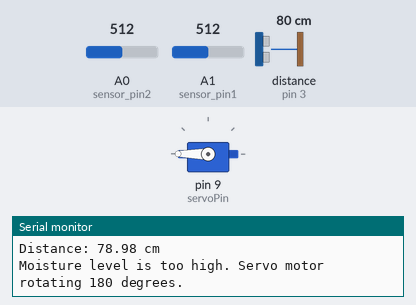
Recording of a sketch running on a simulated Arduino Uno, built with avr-gcc and run on an emulated ATmega328P. Parts: servo, the last lines printed to the serial monitor. Wiring (inferred from the names in the program): ultrasonic range finder: trigger pin 2; echo pin 3. The test bench sets the inputs (shaded band); at power-on: distance to the obstacle (sensor on pin 3) 80 cm, A0 (sensor_pin2) = 512, A1 (sensor_pin1) = 512. The echo pulse lasts 58.3 µs per cm.

Above: at 1.8 s.
1.9 s: distance to the obstacle (sensor on pin 3) set to 12 cm
3.4 s: distance to the obstacle (sensor on pin 3) set to 9 cm
At 4.5 s:
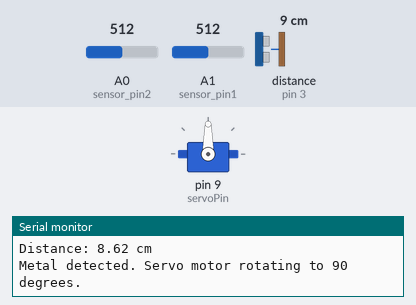
5.5 s: distance to the obstacle (sensor on pin 3) set to 18 cm
At 7.1 s:
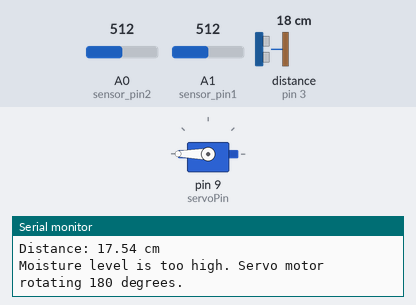
7.6 s: distance to the obstacle (sensor on pin 3) set to 2 cm
At 8.5 s:
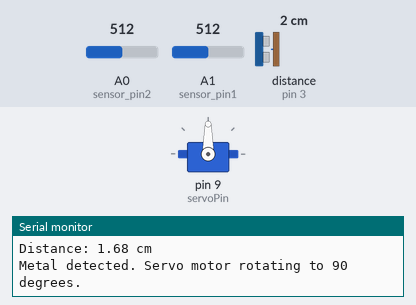
Timing chart, 0 to 10.6 s (numbered marks = the images above; inputs shaded):
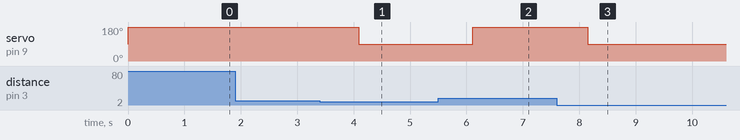

Measured:
- the behaviour switches between 11 and 10 cm on distance to the obstacle (sensor on pin 3) (found by bisection; images 0 and 1)
- after the input at 3.4 s, servo on pin 9 (servoPin): 180° → 90° after 0.69 s
- after the input at 5.5 s, servo on pin 9 (servoPin): 90° → 180° after 0.61 s
- after the input at 7.6 s, servo on pin 9 (servoPin): 180° → 90° after 0.55 s

The sketch:

smartwastesegregator.ino
```cpp
#include <Servo.h>

const int sensor_pin1 = A1;
const int sensor_pin2 = A0;
const int servoPin = 9;
const int triggerPin = 2;  // Change to the appropriate pin connected to the proximity sensor trigger
const int echoPin = 3;     // Change to the appropriate pin connected to the proximity sensor echo

Servo servoMotor;

void setup() {
  Serial.begin(9600);
  servoMotor.attach(servoPin);
  pinMode(triggerPin, OUTPUT);
  pinMode(echoPin, INPUT);
}

void loop() {
  float moisture_percentage1;
  int sensor_analog1;
  float moisture_percentage2;
  int sensor_analog2;

  // Read moisture levels from sensors
  sensor_analog1 = analogRead(sensor_pin1);
  moisture_percentage1 = (100 - ((sensor_analog1 / 1023.00) * 100));

  sensor_analog2 = analogRead(sensor_pin2);
  moisture_percentage2 = (100 - ((sensor_analog2 / 1023.00) * 100));

  // Read proximity sensor
  digitalWrite(triggerPin, LOW);
  delayMicroseconds(2);
  digitalWrite(triggerPin, HIGH);
  delayMicroseconds(10);
  digitalWrite(triggerPin, LOW);
  float duration = pulseIn(echoPin, HIGH);
  float distance = duration * 0.034 / 2;

  Serial.print("Distance: ");
  Serial.print(distance);
  Serial.println(" cm");

  // Check if metal is detected
  if (distance < 10) { // Adjust this threshold according to your sensor's specifications
    // If metal is detected, rotate the servo to 90 degrees
    servoMotor.write(90);
    Serial.println("Metal detected. Servo motor rotating to 90 degrees.");
    delay(1000); // Delay to allow servo to rotate
  } else {
    // Check if moisture percentage from any sensor exceeds 5%
    if (moisture_percentage1 > 5 || moisture_percentage2 > 5) {
      // Rotate the servo motor to 180 degrees
      servoMotor.write(180);
      Serial.println("Moisture level is too high. Servo motor rotating 180 degrees.");
      delay(1000); // Delay to allow servo to rotate
    } else {
      // Rotate the servo motor back to 0 degrees
      servoMotor.write(0);
      Serial.println("Moisture level is normal. Servo motor rotating back to 0 degrees.");
      delay(1000); // Delay to allow servo to rotate
    }
  }
}
```
